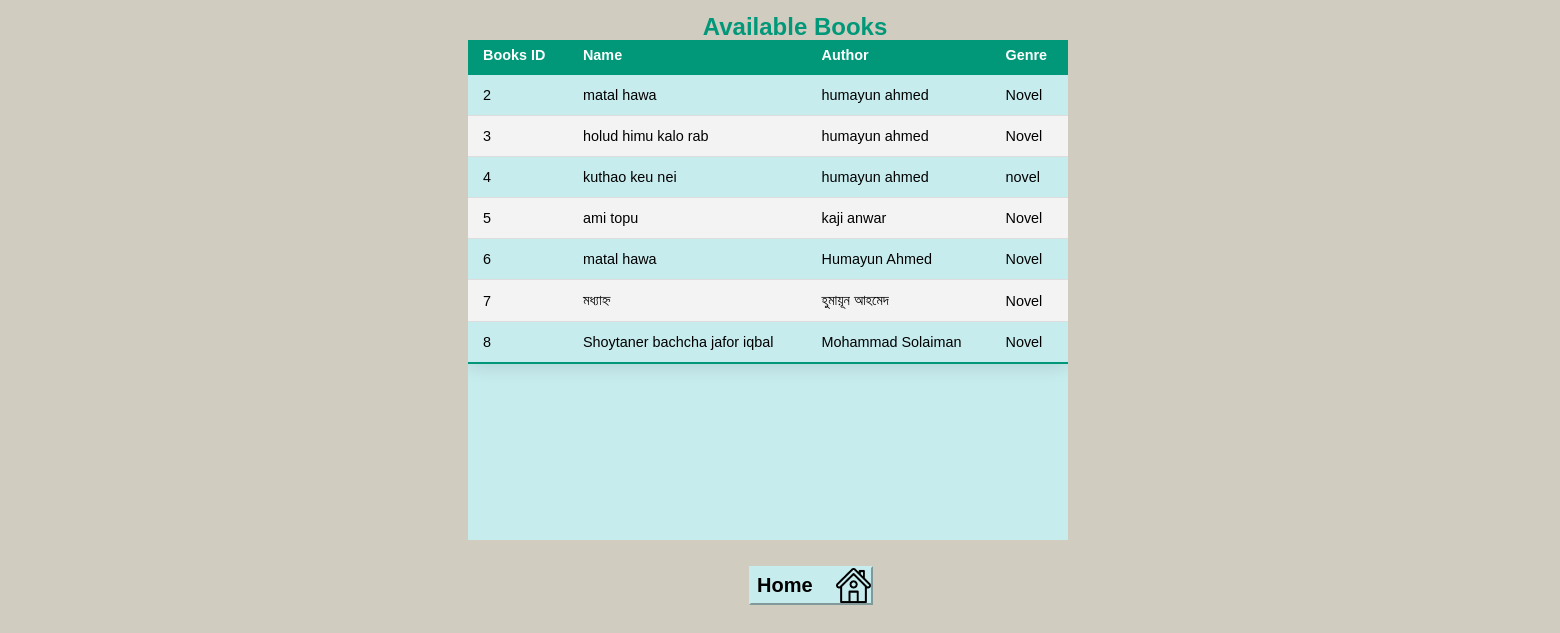
The page /availableforadmin/ on the database as committed earlier.
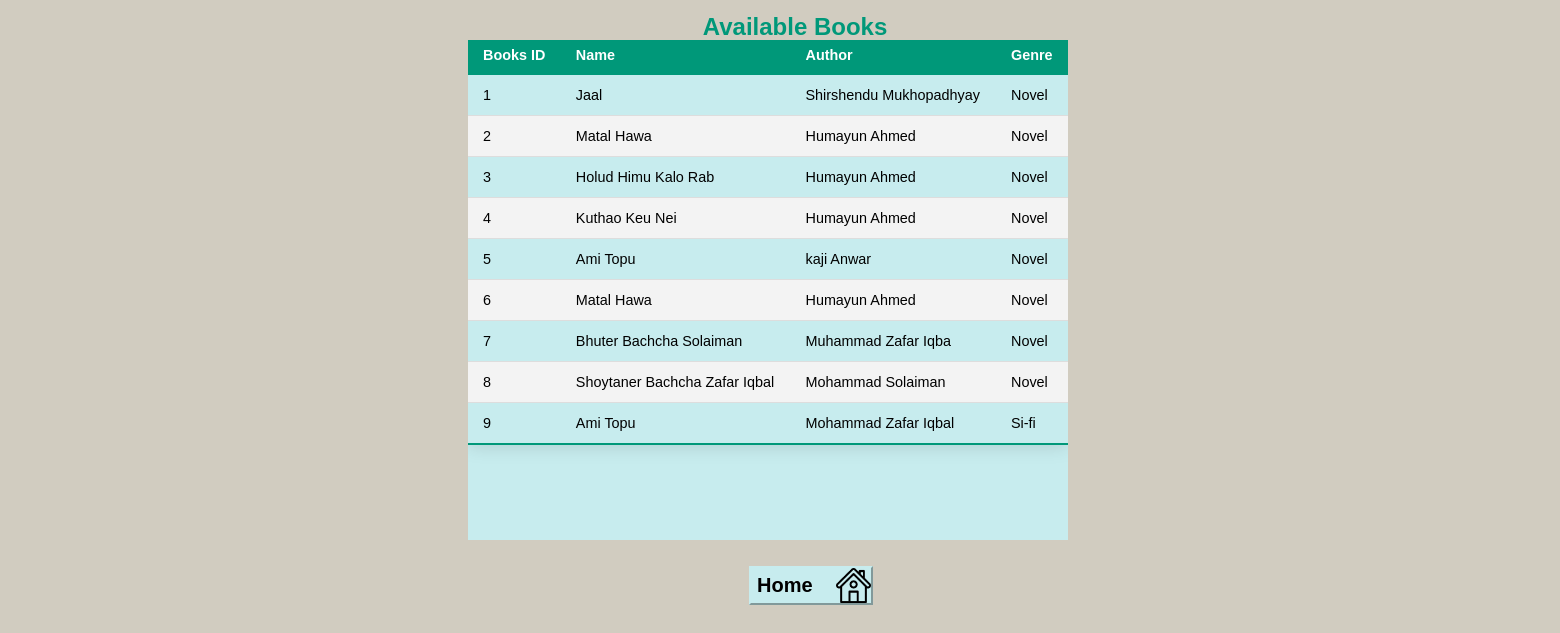
The same page on the database as committed later.
### librarydatabase/models.py (models this page shows, shortened)
class newbook(models.Model):
    bookname = models.CharField(max_length=200,default="null")
    bookid = models.CharField(max_length=200,primary_key=True, default="null")
    edition = models.CharField(max_length=200, default="null")
    price = models.CharField(max_length=200, default="null")
    page = models.IntegerField(default=0)
    author = models.CharField(max_length=200, default="null")
    genre = models.CharField(max_length=200, default="null")

### library/views.py (the view)
# urls.py: path('availableforadmin/',views.availableforadmin),
def availableforadmin(request):
    bookinfo = models.newbook.objects.all().order_by('bookid') #'-bookid' dile descending order
    context = {"book": bookinfo}
    return render(request,"availableforadmin.html",context)

### templates/availableforadmin.html (shortened to what this page needs)
{% load static %}
<html>
<head>
</head>
<body>
<link rel="stylesheet" type="text/css" href="{%static 'C:\Users\Admin\PycharmProjects\library\library\static\availableforadmin.css'%}" >
<h2> Available Books </h2>
<div class="availablebox">
<form action="" method="POST">
<table class="avail">
<thead>
  <tr>
    <th>Books ID</th>
    <th>Name</th>
    <th>Author</th>
	<th>Genre</th>
  </tr>
</thead>
<tbody>
{% for binfo in book%}
  <tr>
    <td>{{binfo.bookid}}</td>
    <td>{{binfo.bookname}}</td>
    <td>{{binfo.author}}</td>
	<td>{{binfo.genre}}</td>
  </tr>
	{%endfor%}
</tbody>
</table>
</form>
</div>
<div class="hbtn">
<form action="" method="POST">
<input class="home" type="submit" value="Home" formaction="http://127.0.0.1:8000/adminview/">
</form>
</div>
</body>

### static/availableforadmin.css (style rules this page uses)
body { background:#d1ccc0; background-position: center; background-repeat: no-repeat; background-size: cover; overflow-x:hidden; }
.availablebox { position:absolute; top:40px; left:30%; width:600px; height:500px; background-color:#c7ecee; overflow-y:auto; overflow-x:hidden; }
* { font-family: sans-serif; }
.avail { border-collapse:collapse; margin:25px 0; font-size:0.9em; min-height:100px; width:600px; border-radius:5px 5px 0 0; box-shadow:0 0 20px rgba(0,0,0,0.15); }
.avail thead tr { background-color:#009879; color:#ffffff; text-align:left; font-weight:bold; }
.avail th,td { padding:12px 15px; }
.avail tbody tr { border-bottom:1px solid #dddddd; }
.avail tbody tr:nth-of-type(even) { background:#f3f3f3; }
.avail tbody tr:last-of-type { border-bottom:2px solid #009879; }
h2 { color:#009879; position:relative; top:5px; left:45%; }
table { position:relative; bottom:30px; }
.home { background:url("house.png"); font-weight:bold; text-align:left; width:8%; height:5%; background-position:right; background-size: 35px 35px; background-repeat:no-repeat; font-size:20px; background-color:#c7ecee; border-color:#c7ecee; }
.hbtn { position:relative; bottom:460px; left:48%; top:510px; }

Rows that differ between the two databases and show on the page:
added newbook: bookid "1", bookname "Jaal", author "Shirshendu Mukhopadhyay", genre "Novel"
changed newbook id 2: bookname "matal hawa" → "Matal Hawa"; author "humayun ahmed" → "Humayun Ahmed"
changed newbook id 3: bookname "holud himu kalo rab" → "Holud Himu Kalo Rab"; author "humayun ahmed" → "Humayun Ahmed"
changed newbook id 4: bookname "kuthao keu nei" → "Kuthao Keu Nei"; author "humayun ahmed" → "Humayun Ahmed"; genre "novel" → "Novel"
changed newbook id 5: bookname "ami topu" → "Ami Topu"; author "kaji anwar" → "kaji Anwar"
changed newbook id 6: bookname "matal hawa" → "Matal Hawa"
changed newbook id 7: bookname "মধ্যাহ্ন" → "Bhuter Bachcha Solaiman"; author "হুমায়ূন আহমেদ" → "Muhammad Zafar Iqba"
changed newbook "Mohammad Solaiman": bookname "Shoytaner bachcha jafor iqbal" → "Shoytaner Bachcha Zafar Iqbal"
added newbook: bookid "9", bookname "Ami Topu", author "Mohammad Zafar Iqbal", genre "Si-fi"
